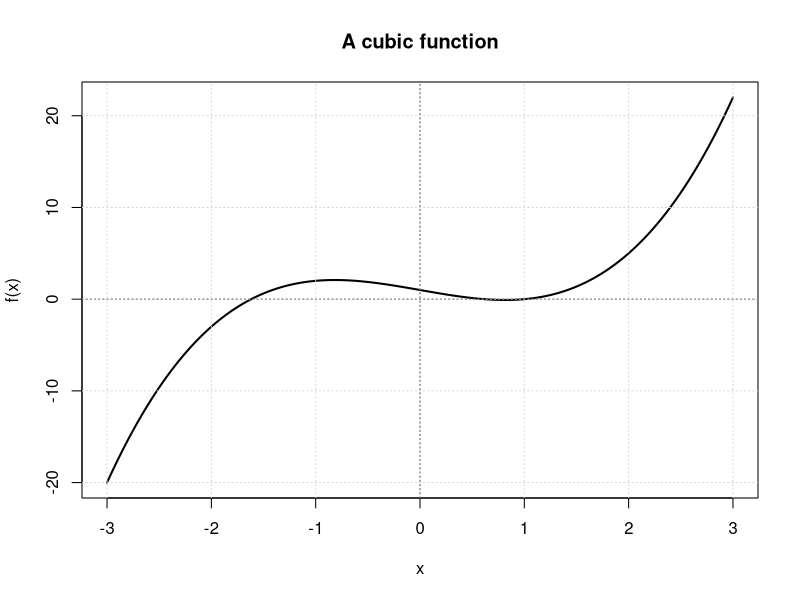

This chart was generated by the following R code:
x <- seq(-3, 3, length.out = 401)
y <- x^3 - 2*x + 1
plot(x, y, type = "l", lwd = 2,
     main = "A cubic function",
     xlab = "x", ylab = "f(x)")
abline(h = 0, v = 0, lty = 3)
grid()
